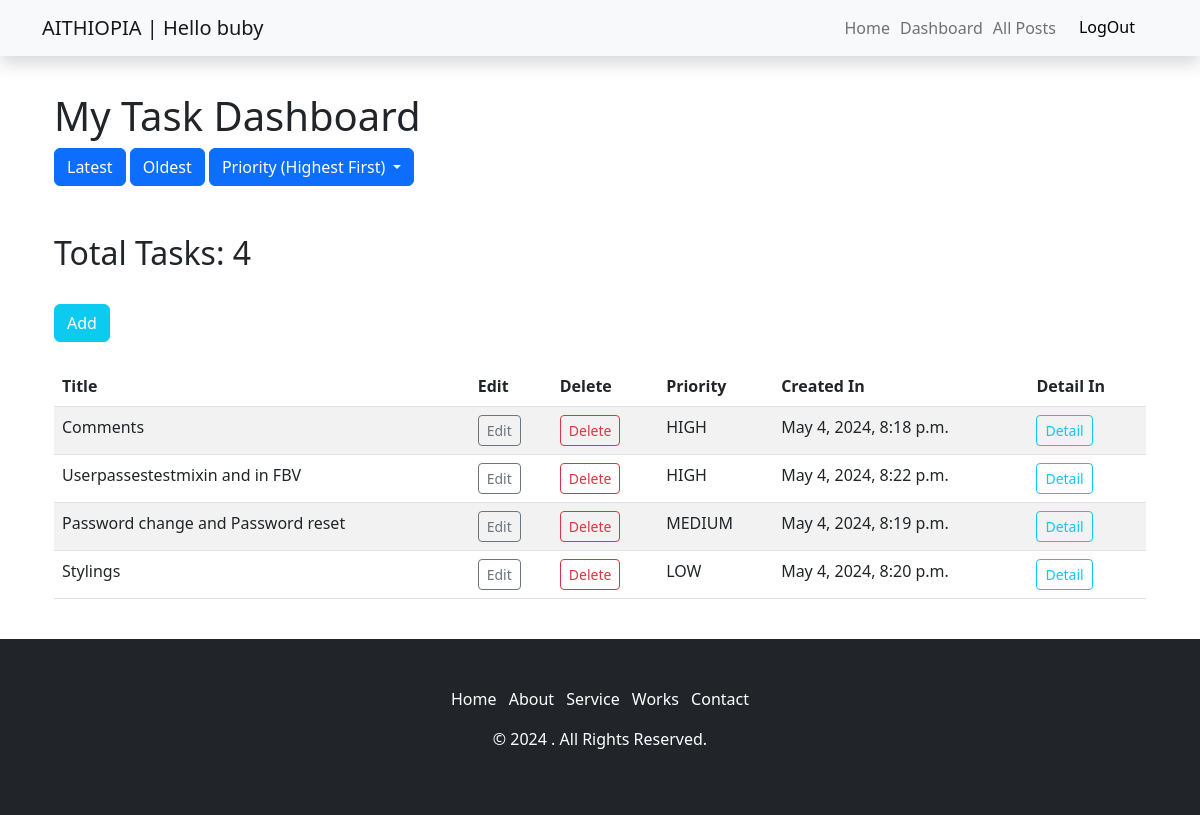
Screenshot of /tasks/ (signed in) with the database file from the repository.
### accounts/models.py (models this page shows, shortened)
class CustomUser(AbstractUser):
    userid = models.CharField( max_length=50 , unique=True)
    age = models.PositiveIntegerField(null=True, blank=True)

### personal_task/models.py (models this page shows, shortened)
class MyTaskModel(models.Model):
    PRIORITY_CHOICE = (
        ('high','HIGH'),
        ('medium', 'MEDIUM'),
        ('low' , 'LOW'),
    )
    title = models.CharField( max_length=150)
    body = models.TextField()
    owner = models.ForeignKey(CustomUser, on_delete=models.CASCADE)
    created_in = models.DateTimeField( auto_now_add=True)
    priority = models.CharField( max_length=50, choices=PRIORITY_CHOICE, default='medium')
    due_date = models.DateField(null=True, blank=True)
    class Meta :
        ordering = [
            Case(When(priority='high', then=Value(0)), When(priority='medium', then=Value(1)), default=Value(2)),
        ]
    @property
    def priority_display(self):
        return dict(self.PRIORITY_CHOICE)[self.priority]

### personal_task/views.py (the view)
# urls.py: path('' , dashboard , name ='dashboard'),
@login_required()
def dashboard(request):
    tasks = MyTaskModel.objects.all()  # Fetch all tasks initially
    selected_filter = request.GET.get('filter', '')  # Get filter value from query string (optional)
    selected_order = request.GET.get('order', '')  # Get order value from query string (optional)
    if selected_filter == 'latest':
        tasks = tasks.order_by('-created_in')  # Order by latest first
    elif selected_filter == 'oldest':
        tasks = tasks.order_by('created_in')  # Order by oldest first
    if selected_order:
        pass
    total_tasks = tasks.count()
    priority_counts = MyTaskModel.objects.aggregate(
    high_tasks=Count('id', filter=Q(priority='high')),
    medium_tasks=Count('id', filter=Q(priority='medium')),
    low_tasks=Count('id', filter=Q(priority='low')),
)
    context = {
        'tasks': tasks,
        'selected_filter': selected_filter,
        'selected_order': selected_order,
        'total_tasks': total_tasks,
        'priority_counts': priority_counts,
    }
    return render(request, 'task/dashboard.html', context)

### templates/task/dashboard.html (shortened to what this page needs)
 {% extends "base.html" %}
{% block content %}
<br>
<br>
<div class="container">
    <div class="filter-sidebar">
        <h1>My Task Dashboard</h1>
        <div class="filter-buttons">
            <a href="?filter=latest" role="button" class="btn btn-primary {% if selected_filter == 'latest' %}active{% endif %}">Latest</a>
            <a href="?filter=oldest" role="button" class="btn btn-primary {% if selected_filter == 'oldest' %}active{% endif %}">Oldest</a>
            <a href="?filter=priority" role="button" class="btn btn-primary dropdown-toggle" data-bs-toggle="dropdown" aria-expanded="false">
                Priority (Highest First)
            </a>
        </div>
    </div>
<br>
<br>
    <div class="table-container">
        <h2>Total Tasks: {{ total_tasks }}</h2>
        <table class="table table-striped">
            <thead>
                <tr>
                    <th scope="col">Title</th>
                    <th scope="col">Edit</th>
                    <th scope="col">Delete</th>
                    <th scope="col">Priority</th>
                    <th scope="col">Created In</th>
                    <th scope="col">Detail In</th>
                </tr>
            </thead>
            <tbody>
                <br>
                <a  class='btn btn-info text-white' href=" {% url 'create_task' %} ">Add</a>
                <br>
                <br>
                {% for task in tasks %}
                <tr>
                    <td>{{ task.title }}</td>
                    <td><a  class='btn btn-sm btn-outline-secondary' href=" {% url 'update_task' task.pk %} ">Edit</a></td>
                    <td><a class='btn btn-sm btn-outline-danger' href=" {% url 'delete_task' task.pk %} ">Delete</a></td>
                    <td>{{ task.priority_display }}</td>
                    <td>{{ task.created_in }}</td>
                    <td><a class='btn btn-sm btn-outline-info' href=" {% url 'detail_task' task.pk %} ">Detail</a></td>
                </tr>
                {% endfor %}
            </tbody>
        </table>
    </div>
</div>
{% endblock content %}

### templates/base.html (shortened to what this page needs)
<!DOCTYPE html>
<html lang="en">
<head>
  <link href="https://cdn.jsdelivr.net/npm/bootstrap@5.2.3/dist/css/bootstrap.min.css" rel="stylesheet">
</head>
<body>
  <nav class="navbar navbar-light bg-light shadow fixed-top">
    <div class="container">
        {% if user.is_authenticated %}
        <a class="navbar-brand" href="{% url 'home' %}">AITHIOPIA | Hello {{ request.user.username }}</a>
        {% else %}
        <a class="navbar-brand" href="{% url 'home' %}">AITHIOPIA</a>
        {% endif %}
        <ul class="navbar-nav flex-row">
            {% if user.is_authenticated %}
            <li class="nav-item active">
                <a class="nav-link" href="{% url 'home' %}">Home</a>
            </li>
            <li class="nav-item">
                <a href="{% url 'dashboard' %}" class="nav-link">Dashboard</a>
            </li>
            <li class="nav-item">
                <a class="nav-link" href=" {% url 'all_post' %} ">All Posts</a>
            </li>
            <li class="nav-item">
                <form class="d-flex" method="POST" action="{% url 'logout' %}"> {% csrf_token %}
                    <button class="btn btn-light">LogOut</button>
                </form>
            </li>
            {% endif %}
        </ul>
    </div>
</nav>
  <main class="container py-4 mb-20\">
    {% block content %}{% endblock content %}
    </main>
    <link href="https://maxcdn.bootstrapcdn.com/font-awesome/4.7.0/css/font-awesome.min.css" rel="stylesheet" />
    <div class="footer bg-dark py-5">
      <div class="container">
        <div class="row text-center">
          <div class="col-lg-12 col-sm-12 col-xs-12">
            <div class="footer_menu">
              <ul class="list-inline">
                <li class="list-inline-item"><a href="#" class="text-white text-decoration-none">Home</a></li>
                <li class="list-inline-item"><a href="#" class="text-white text-decoration-none">About</a></li>
                <li class="list-inline-item"><a href="#" class="text-white text-decoration-none">Service</a></li>
                <li class="list-inline-item"><a href="#" class="text-white text-decoration-none">Works</a></li>
                <li class="list-inline-item"><a href="#" class="text-white text-decoration-none">Contact</a></li>
              </ul>
            </div>
            <div class="footer_copyright text-white">
              <p>© 2024 . All Rights Reserved.</p>
            </div>
          </div>
        </div>
      </div>
    </div>
</body>
</html>

### templates/base.html (style rules this page uses)
.navbar-nav.flex-row { flex-direction: row !important; }
.navbar-nav.flex-row .nav-item { margin-right: 10px; }
body { margin-top:20px; }

### rows the page displays
CustomUser: user.username "buby"
MyTaskModel: title "Comments", priority_display "HIGH", created_in "May 4, 2024, 8:18 p.m."
MyTaskModel: title "Userpassestestmixin and in FBV", priority_display "HIGH", created_in "May 4, 2024, 8:22 p.m."
MyTaskModel: title "Password change and Password reset", priority_display "MEDIUM", created_in "May 4, 2024, 8:19 p.m."
MyTaskModel: title "Stylings", priority_display "LOW", created_in "May 4, 2024, 8:20 p.m."

### other values shown
{{ total_tasks }} "4"
